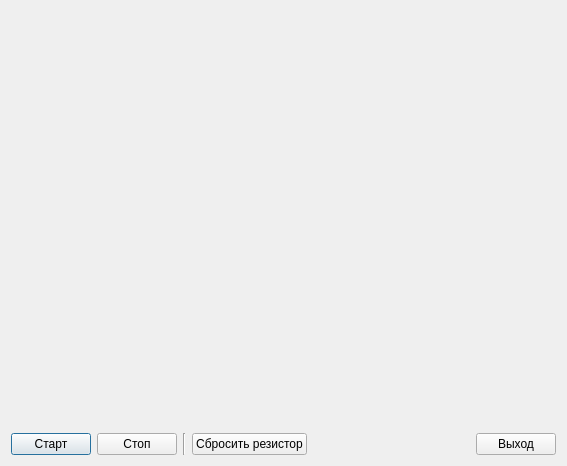
<ui version="4.0" >
 <class>TPOscillographDialog</class>
 <widget class="QDialog" name="TPOscillographDialog" >
  <property name="geometry" >
   <rect>
    <x>0</x>
    <y>0</y>
    <width>567</width>
    <height>466</height>
   </rect>
  </property>
  <property name="windowTitle" >
   <string>Осциллограф</string>
  </property>
  <layout class="QVBoxLayout" >
   <item>
    <widget class="QwtPlot" name="qwtpOscillograph" />
   </item>
   <item>
    <layout class="QHBoxLayout" >
     <item>
      <widget class="QPushButton" name="pbStart" >
       <property name="text" >
        <string>Старт</string>
       </property>
      </widget>
     </item>
     <item>
      <widget class="QPushButton" name="pbStop" >
       <property name="text" >
        <string>Стоп</string>
       </property>
      </widget>
     </item>
     <item>
      <widget class="Line" name="line" >
       <property name="orientation" >
        <enum>Qt::Vertical</enum>
       </property>
      </widget>
     </item>
     <item>
      <widget class="QPushButton" name="pbClearResistor" >
       <property name="text" >
        <string>Сбросить резистор</string>
       </property>
      </widget>
     </item>
     <item>
      <spacer>
       <property name="orientation" >
        <enum>Qt::Horizontal</enum>
       </property>
       <property name="sizeHint" >
        <size>
         <width>40</width>
         <height>20</height>
        </size>
       </property>
      </spacer>
     </item>
     <item>
      <widget class="QPushButton" name="pbExit" >
       <property name="text" >
        <string>Выход</string>
       </property>
      </widget>
     </item>
    </layout>
   </item>
  </layout>
 </widget>
 <customwidgets>
  <customwidget>
   <class>QwtPlot</class>
   <extends>QFrame</extends>
   <header>qwt_plot.h</header>
  </customwidget>
 </customwidgets>
 <resources/>
 <connections>
  <connection>
   <sender>pbExit</sender>
   <signal>clicked()</signal>
   <receiver>TPOscillographDialog</receiver>
   <slot>close()</slot>
   <hints>
    <hint type="sourcelabel" >
     <x>515</x>
     <y>23</y>
    </hint>
    <hint type="destinationlabel" >
     <x>281</x>
     <y>173</y>
    </hint>
   </hints>
  </connection>
  <connection>
   <sender>pbExit</sender>
   <signal>clicked()</signal>
   <receiver>pbStop</receiver>
   <slot>click()</slot>
   <hints>
    <hint type="sourcelabel" >
     <x>515</x>
     <y>23</y>
    </hint>
    <hint type="destinationlabel" >
     <x>132</x>
     <y>23</y>
    </hint>
   </hints>
  </connection>
 </connections>
</ui>
